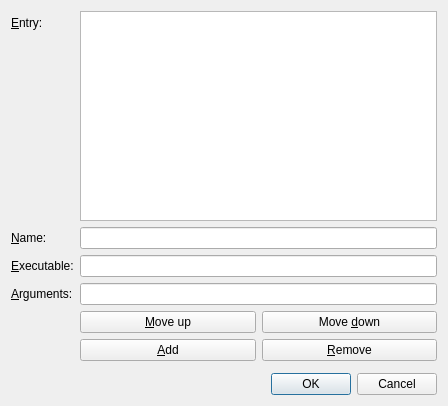
<?xml version="1.0" encoding="UTF-8"?>
<ui version="4.0">
 <class>OptionExternalToolsDialog</class>
 <widget class="QDialog" name="OptionExternalToolsDialog">
  <property name="geometry">
   <rect>
    <x>0</x>
    <y>0</y>
    <width>448</width>
    <height>406</height>
   </rect>
  </property>
  <property name="windowTitle">
   <string>Dialog</string>
  </property>
  <layout class="QFormLayout" name="formLayout">
   <item row="0" column="0">
    <widget class="QLabel" name="labelLIst">
     <property name="text">
      <string>&amp;Entry:</string>
     </property>
     <property name="buddy">
      <cstring>listWidget</cstring>
     </property>
    </widget>
   </item>
   <item row="0" column="1">
    <widget class="QListWidget" name="listWidget"/>
   </item>
   <item row="3" column="0">
    <widget class="QLabel" name="labelName">
     <property name="text">
      <string>&amp;Name:</string>
     </property>
     <property name="buddy">
      <cstring>lineName</cstring>
     </property>
    </widget>
   </item>
   <item row="3" column="1">
    <widget class="QLineEdit" name="lineName"/>
   </item>
   <item row="4" column="0">
    <widget class="QLabel" name="labelExe">
     <property name="text">
      <string>&amp;Executable:</string>
     </property>
     <property name="buddy">
      <cstring>lineExe</cstring>
     </property>
    </widget>
   </item>
   <item row="4" column="1">
    <widget class="QLineEdit" name="lineExe"/>
   </item>
   <item row="5" column="0">
    <widget class="QLabel" name="labelArg">
     <property name="text">
      <string>&amp;Arguments:</string>
     </property>
     <property name="buddy">
      <cstring>lineArg</cstring>
     </property>
    </widget>
   </item>
   <item row="5" column="1">
    <widget class="QLineEdit" name="lineArg"/>
   </item>
   <item row="7" column="1">
    <widget class="QWidget" name="widget" native="true">
     <layout class="QHBoxLayout" name="horizontalLayout">
      <property name="leftMargin">
       <number>0</number>
      </property>
      <property name="topMargin">
       <number>0</number>
      </property>
      <property name="rightMargin">
       <number>0</number>
      </property>
      <property name="bottomMargin">
       <number>0</number>
      </property>
      <item>
       <widget class="QPushButton" name="pbMoveUp">
        <property name="text">
         <string>&amp;Move up</string>
        </property>
       </widget>
      </item>
      <item>
       <widget class="QPushButton" name="pbMoveDown">
        <property name="text">
         <string>Move &amp;down</string>
        </property>
       </widget>
      </item>
     </layout>
    </widget>
   </item>
   <item row="10" column="1">
    <widget class="QWidget" name="widget_2" native="true">
     <layout class="QHBoxLayout" name="horizontalLayout_2">
      <property name="leftMargin">
       <number>0</number>
      </property>
      <property name="topMargin">
       <number>0</number>
      </property>
      <property name="rightMargin">
       <number>0</number>
      </property>
      <property name="bottomMargin">
       <number>0</number>
      </property>
      <item>
       <widget class="QPushButton" name="pbAdd">
        <property name="text">
         <string>&amp;Add</string>
        </property>
       </widget>
      </item>
      <item>
       <widget class="QPushButton" name="pbRemove">
        <property name="text">
         <string>&amp;Remove</string>
        </property>
       </widget>
      </item>
     </layout>
    </widget>
   </item>
   <item row="12" column="1">
    <widget class="QDialogButtonBox" name="buttonBox">
     <property name="orientation">
      <enum>Qt::Horizontal</enum>
     </property>
     <property name="standardButtons">
      <set>QDialogButtonBox::Cancel|QDialogButtonBox::Ok</set>
     </property>
    </widget>
   </item>
   <item row="11" column="1">
    <widget class="QWidget" name="widget_3" native="true"/>
   </item>
  </layout>
 </widget>
 <resources/>
 <connections>
  <connection>
   <sender>buttonBox</sender>
   <signal>accepted()</signal>
   <receiver>OptionExternalToolsDialog</receiver>
   <slot>accept()</slot>
   <hints>
    <hint type="sourcelabel">
     <x>248</x>
     <y>254</y>
    </hint>
    <hint type="destinationlabel">
     <x>157</x>
     <y>274</y>
    </hint>
   </hints>
  </connection>
  <connection>
   <sender>buttonBox</sender>
   <signal>rejected()</signal>
   <receiver>OptionExternalToolsDialog</receiver>
   <slot>reject()</slot>
   <hints>
    <hint type="sourcelabel">
     <x>316</x>
     <y>260</y>
    </hint>
    <hint type="destinationlabel">
     <x>286</x>
     <y>274</y>
    </hint>
   </hints>
  </connection>
 </connections>
</ui>
